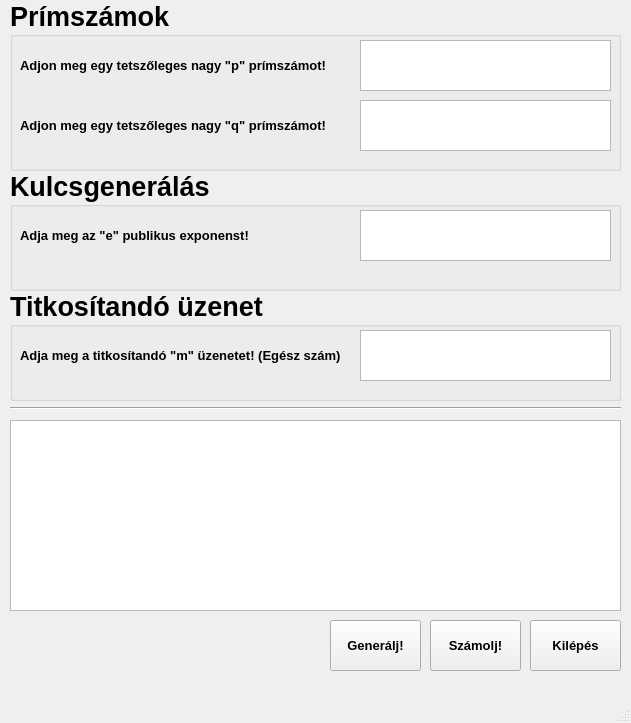
<?xml version="1.0" encoding="UTF-8"?>
<ui version="4.0">
 <class>RSA</class>
 <widget class="QMainWindow" name="RSA">
  <property name="geometry">
   <rect>
    <x>0</x>
    <y>0</y>
    <width>631</width>
    <height>723</height>
   </rect>
  </property>
  <property name="windowTitle">
   <string>MainWindow</string>
  </property>
  <widget class="QWidget" name="centralwidget">
   <widget class="QGroupBox" name="primeNumbers_Box">
    <property name="geometry">
     <rect>
      <x>10</x>
      <y>0</y>
      <width>611</width>
      <height>171</height>
     </rect>
    </property>
    <property name="font">
     <font>
      <pointsize>20</pointsize>
      <bold>true</bold>
     </font>
    </property>
    <property name="title">
     <string>Prímszámok</string>
    </property>
    <widget class="QLabel" name="pPrime_Label">
     <property name="geometry">
      <rect>
       <x>10</x>
       <y>40</y>
       <width>331</width>
       <height>51</height>
      </rect>
     </property>
     <property name="font">
      <font>
       <pointsize>10</pointsize>
       <bold>true</bold>
      </font>
     </property>
     <property name="text">
      <string>Adjon meg egy tetszőleges nagy &quot;p&quot; prímszámot!</string>
     </property>
    </widget>
    <widget class="QLabel" name="qPrime_Label">
     <property name="geometry">
      <rect>
       <x>10</x>
       <y>100</y>
       <width>331</width>
       <height>51</height>
      </rect>
     </property>
     <property name="font">
      <font>
       <pointsize>10</pointsize>
       <bold>true</bold>
      </font>
     </property>
     <property name="text">
      <string>Adjon meg egy tetszőleges nagy &quot;q&quot; prímszámot!</string>
     </property>
    </widget>
    <widget class="QTextEdit" name="pInput_Box">
     <property name="geometry">
      <rect>
       <x>350</x>
       <y>40</y>
       <width>251</width>
       <height>51</height>
      </rect>
     </property>
     <property name="html">
      <string>&lt;!DOCTYPE HTML PUBLIC &quot;-//W3C//DTD HTML 4.0//EN&quot; &quot;http://www.w3.org/TR/REC-html40/strict.dtd&quot;&gt;
&lt;html&gt;&lt;head&gt;&lt;meta name=&quot;qrichtext&quot; content=&quot;1&quot; /&gt;&lt;meta charset=&quot;utf-8&quot; /&gt;&lt;style type=&quot;text/css&quot;&gt;
p, li { white-space: pre-wrap; }
hr { height: 1px; border-width: 0; }
li.unchecked::marker { content: &quot;\2610&quot;; }
li.checked::marker { content: &quot;\2612&quot;; }
&lt;/style&gt;&lt;/head&gt;&lt;body style=&quot; font-family:'Segoe UI'; font-size:20pt; font-weight:700; font-style:normal;&quot;&gt;
&lt;p align=&quot;center&quot; style=&quot;-qt-paragraph-type:empty; margin-top:0px; margin-bottom:0px; margin-left:0px; margin-right:0px; -qt-block-indent:0; text-indent:0px;&quot;&gt;&lt;br /&gt;&lt;/p&gt;&lt;/body&gt;&lt;/html&gt;</string>
     </property>
    </widget>
    <widget class="QTextEdit" name="qInput_Box">
     <property name="geometry">
      <rect>
       <x>350</x>
       <y>100</y>
       <width>251</width>
       <height>51</height>
      </rect>
     </property>
     <property name="html">
      <string>&lt;!DOCTYPE HTML PUBLIC &quot;-//W3C//DTD HTML 4.0//EN&quot; &quot;http://www.w3.org/TR/REC-html40/strict.dtd&quot;&gt;
&lt;html&gt;&lt;head&gt;&lt;meta name=&quot;qrichtext&quot; content=&quot;1&quot; /&gt;&lt;meta charset=&quot;utf-8&quot; /&gt;&lt;style type=&quot;text/css&quot;&gt;
p, li { white-space: pre-wrap; }
hr { height: 1px; border-width: 0; }
li.unchecked::marker { content: &quot;\2610&quot;; }
li.checked::marker { content: &quot;\2612&quot;; }
&lt;/style&gt;&lt;/head&gt;&lt;body style=&quot; font-family:'Segoe UI'; font-size:20pt; font-weight:700; font-style:normal;&quot;&gt;
&lt;p align=&quot;center&quot; style=&quot;-qt-paragraph-type:empty; margin-top:0px; margin-bottom:0px; margin-left:0px; margin-right:0px; -qt-block-indent:0; text-indent:0px;&quot;&gt;&lt;br /&gt;&lt;/p&gt;&lt;/body&gt;&lt;/html&gt;</string>
     </property>
    </widget>
   </widget>
   <widget class="QGroupBox" name="keyGen_Box">
    <property name="geometry">
     <rect>
      <x>10</x>
      <y>170</y>
      <width>611</width>
      <height>121</height>
     </rect>
    </property>
    <property name="font">
     <font>
      <pointsize>20</pointsize>
      <bold>true</bold>
     </font>
    </property>
    <property name="title">
     <string>Kulcsgenerálás</string>
    </property>
    <widget class="QLabel" name="eLabel">
     <property name="geometry">
      <rect>
       <x>10</x>
       <y>40</y>
       <width>331</width>
       <height>51</height>
      </rect>
     </property>
     <property name="font">
      <font>
       <pointsize>10</pointsize>
       <bold>true</bold>
      </font>
     </property>
     <property name="text">
      <string>Adja meg az &quot;e&quot; publikus exponenst!</string>
     </property>
    </widget>
    <widget class="QTextEdit" name="eInput_Box">
     <property name="geometry">
      <rect>
       <x>350</x>
       <y>40</y>
       <width>251</width>
       <height>51</height>
      </rect>
     </property>
     <property name="html">
      <string>&lt;!DOCTYPE HTML PUBLIC &quot;-//W3C//DTD HTML 4.0//EN&quot; &quot;http://www.w3.org/TR/REC-html40/strict.dtd&quot;&gt;
&lt;html&gt;&lt;head&gt;&lt;meta name=&quot;qrichtext&quot; content=&quot;1&quot; /&gt;&lt;meta charset=&quot;utf-8&quot; /&gt;&lt;style type=&quot;text/css&quot;&gt;
p, li { white-space: pre-wrap; }
hr { height: 1px; border-width: 0; }
li.unchecked::marker { content: &quot;\2610&quot;; }
li.checked::marker { content: &quot;\2612&quot;; }
&lt;/style&gt;&lt;/head&gt;&lt;body style=&quot; font-family:'Segoe UI'; font-size:20pt; font-weight:700; font-style:normal;&quot;&gt;
&lt;p align=&quot;center&quot; style=&quot;-qt-paragraph-type:empty; margin-top:0px; margin-bottom:0px; margin-left:0px; margin-right:0px; -qt-block-indent:0; text-indent:0px;&quot;&gt;&lt;br /&gt;&lt;/p&gt;&lt;/body&gt;&lt;/html&gt;</string>
     </property>
    </widget>
   </widget>
   <widget class="QGroupBox" name="messageBox">
    <property name="geometry">
     <rect>
      <x>10</x>
      <y>290</y>
      <width>611</width>
      <height>111</height>
     </rect>
    </property>
    <property name="font">
     <font>
      <pointsize>20</pointsize>
      <bold>true</bold>
     </font>
    </property>
    <property name="title">
     <string>Titkosítandó üzenet</string>
    </property>
    <widget class="QLabel" name="mLabel">
     <property name="geometry">
      <rect>
       <x>10</x>
       <y>40</y>
       <width>331</width>
       <height>51</height>
      </rect>
     </property>
     <property name="font">
      <font>
       <pointsize>10</pointsize>
       <bold>true</bold>
      </font>
     </property>
     <property name="text">
      <string>Adja meg a titkosítandó &quot;m&quot; üzenetet! (Egész szám)</string>
     </property>
    </widget>
    <widget class="QTextEdit" name="mInput_Box">
     <property name="geometry">
      <rect>
       <x>350</x>
       <y>40</y>
       <width>251</width>
       <height>51</height>
      </rect>
     </property>
     <property name="html">
      <string>&lt;!DOCTYPE HTML PUBLIC &quot;-//W3C//DTD HTML 4.0//EN&quot; &quot;http://www.w3.org/TR/REC-html40/strict.dtd&quot;&gt;
&lt;html&gt;&lt;head&gt;&lt;meta name=&quot;qrichtext&quot; content=&quot;1&quot; /&gt;&lt;meta charset=&quot;utf-8&quot; /&gt;&lt;style type=&quot;text/css&quot;&gt;
p, li { white-space: pre-wrap; }
hr { height: 1px; border-width: 0; }
li.unchecked::marker { content: &quot;\2610&quot;; }
li.checked::marker { content: &quot;\2612&quot;; }
&lt;/style&gt;&lt;/head&gt;&lt;body style=&quot; font-family:'Segoe UI'; font-size:20pt; font-weight:700; font-style:normal;&quot;&gt;
&lt;p align=&quot;center&quot; style=&quot;-qt-paragraph-type:empty; margin-top:0px; margin-bottom:0px; margin-left:0px; margin-right:0px; -qt-block-indent:0; text-indent:0px;&quot;&gt;&lt;br /&gt;&lt;/p&gt;&lt;/body&gt;&lt;/html&gt;</string>
     </property>
    </widget>
   </widget>
   <widget class="QPushButton" name="exitButton">
    <property name="geometry">
     <rect>
      <x>530</x>
      <y>620</y>
      <width>91</width>
      <height>51</height>
     </rect>
    </property>
    <property name="font">
     <font>
      <pointsize>10</pointsize>
      <bold>true</bold>
     </font>
    </property>
    <property name="text">
     <string>Kilépés</string>
    </property>
   </widget>
   <widget class="QPushButton" name="calculateButton">
    <property name="geometry">
     <rect>
      <x>430</x>
      <y>620</y>
      <width>91</width>
      <height>51</height>
     </rect>
    </property>
    <property name="font">
     <font>
      <pointsize>10</pointsize>
      <bold>true</bold>
     </font>
    </property>
    <property name="text">
     <string>Számolj!</string>
    </property>
   </widget>
   <widget class="Line" name="line">
    <property name="geometry">
     <rect>
      <x>10</x>
      <y>400</y>
      <width>611</width>
      <height>16</height>
     </rect>
    </property>
    <property name="orientation">
     <enum>Qt::Horizontal</enum>
    </property>
   </widget>
   <widget class="QListWidget" name="calculationBox">
    <property name="geometry">
     <rect>
      <x>10</x>
      <y>420</y>
      <width>611</width>
      <height>191</height>
     </rect>
    </property>
    <property name="font">
     <font>
      <pointsize>16</pointsize>
      <bold>true</bold>
     </font>
    </property>
    <property name="cursor" stdset="0">
     <cursorShape>ForbiddenCursor</cursorShape>
    </property>
   </widget>
   <widget class="QPushButton" name="generateButton">
    <property name="geometry">
     <rect>
      <x>330</x>
      <y>620</y>
      <width>91</width>
      <height>51</height>
     </rect>
    </property>
    <property name="font">
     <font>
      <pointsize>10</pointsize>
      <bold>true</bold>
     </font>
    </property>
    <property name="text">
     <string>Generálj!</string>
    </property>
   </widget>
  </widget>
  <widget class="QMenuBar" name="menubar">
   <property name="geometry">
    <rect>
     <x>0</x>
     <y>0</y>
     <width>631</width>
     <height>22</height>
    </rect>
   </property>
  </widget>
  <widget class="QStatusBar" name="statusbar"/>
 </widget>
 <resources/>
 <connections/>
</ui>
